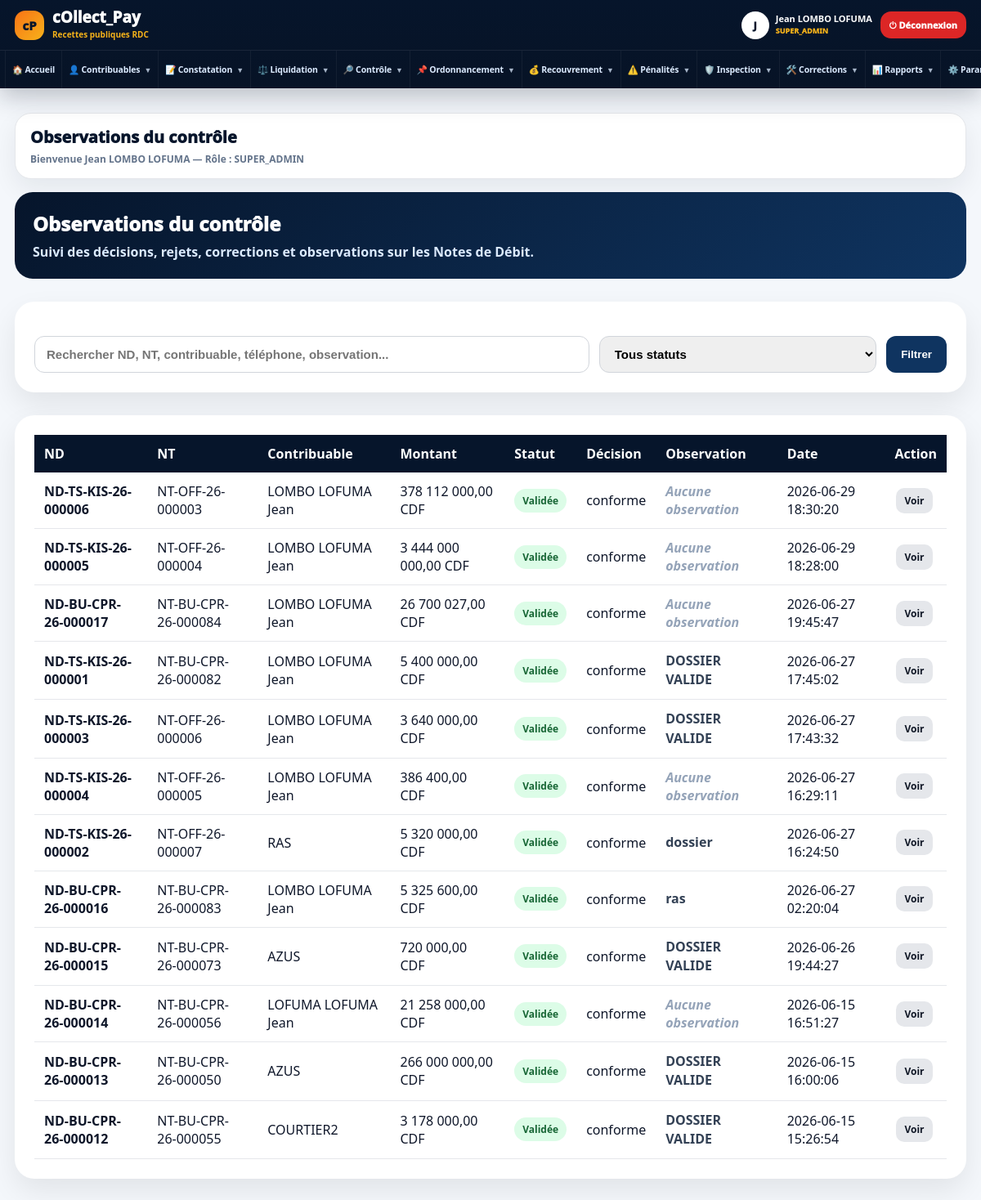
The page /modules/controle/observations.php (signed in) on the database its author committed.
### tables this page shows
CREATE TABLE `notes_debit` (
  `id` int(11) NOT NULL,
  `numero_nd` varchar(80) NOT NULL,
  `note_taxation_id` int(11) DEFAULT NULL,
  `date_liquidation` date DEFAULT NULL,
  `total_exigible` decimal(18,2) DEFAULT 0.00,
  `penalite_assiette` decimal(18,2) DEFAULT 0.00,
  `observation` text DEFAULT NULL,
  `statut` enum('en_controle','validee','rejete') DEFAULT 'en_controle',
  `ordonnancement_effectue` tinyint(1) DEFAULT 0,
  `user_liquidateur_id` int(11) DEFAULT NULL,
  `created_at` timestamp NOT NULL DEFAULT current_timestamp(),
  `decision` enum('conforme','rejetee','corriger') DEFAULT 'conforme',
  `date_validation` datetime DEFAULT NULL,
  `user_validateur_id` int(11) DEFAULT NULL,
  `montant_acte` decimal(18,2) DEFAULT 0.00,
  `montant_frais_admin` decimal(18,2) DEFAULT 0.00,
  `montant_frais_tech` decimal(18,2) DEFAULT 0.00,
  `montant_total` decimal(18,2) DEFAULT 0.00,
  `penalite_recouvrement` decimal(18,2) DEFAULT 0.00
);

CREATE TABLE `notes_taxation` (
  `id` int(11) NOT NULL,
  `numero_nt` varchar(80) NOT NULL,
  `contribuable_id` int(11) NOT NULL,
  `centre_id` int(11) NOT NULL,
  `service_id` int(11) NOT NULL,
  `exercice` int(11) NOT NULL,
  `statut` enum('brouillon','en_attente_liquidation','liquidee','rejetee','annulee') DEFAULT 'brouillon',
  `total_estime` decimal(18,2) DEFAULT 0.00,
  `devise` varchar(10) DEFAULT 'CDF',
  `taux_change` decimal(18,4) DEFAULT 1.0000,
  `user_taxateur_id` int(11) DEFAULT NULL,
  `created_at` timestamp NOT NULL DEFAULT current_timestamp(),
  `montant_acte_total` decimal(18,2) DEFAULT 0.00,
  `montant_frais_admin_total` decimal(18,2) DEFAULT 0.00,
  `montant_frais_tech_total` decimal(18,2) DEFAULT 0.00,
  `penalite_assiette` decimal(18,2) DEFAULT 0.00,
  `penalite_recouvrement` decimal(18,2) DEFAULT 0.00,
  `source_creation` enum('WEB','PWA_OFFLINE','MOBILE','API') DEFAULT 'WEB'
);

CREATE TABLE `contribuables` (
  `id` int(11) NOT NULL,
  `type_personne` enum('physique','morale','etablissement','ong','autres') NOT NULL,
  `raison_sociale` varchar(255) DEFAULT NULL,
  `nom` varchar(150) DEFAULT NULL,
  `postnom` varchar(150) DEFAULT NULL,
  `prenom` varchar(150) DEFAULT NULL,
  `nif` varchar(100) DEFAULT NULL,
  `rccm` varchar(100) DEFAULT NULL,
  `telephone` varchar(50) DEFAULT NULL,
  `email` varchar(150) DEFAULT NULL,
  `adresse` text DEFAULT NULL,
  `ville` varchar(150) DEFAULT NULL,
  `territoire` varchar(150) DEFAULT NULL,
  `province` varchar(150) DEFAULT NULL,
  `actif` tinyint(1) DEFAULT 1,
  `created_at` timestamp NOT NULL DEFAULT current_timestamp(),
  `code_contribuable` varchar(50) DEFAULT NULL,
  `id_national` varchar(100) DEFAULT NULL,
  `telephone_secondaire` varchar(50) DEFAULT NULL,
  `commune` varchar(150) DEFAULT NULL,
  `quartier` varchar(150) DEFAULT NULL,
  `avenue` varchar(150) DEFAULT NULL,
  `numero_parcelle` varchar(50) DEFAULT NULL,
  `latitude` decimal(12,8) DEFAULT NULL,
  `longitude` decimal(12,8) DEFAULT NULL,
  `photo` varchar(255) DEFAULT NULL,
  `statut` enum('actif','suspendu','radie','decede','contentieux') DEFAULT 'actif'
);

### modules/controle/observations.php (the view, shortened to what this page needs)
<?php
require_once "../../auth/check_auth.php";
$search = trim($_GET['search'] ?? '');
$statut = trim($_GET['statut'] ?? '');
$sql = "
    SELECT
        nd.id,
        nd.numero_nd,
        nd.statut,
        nd.decision,
        nd.observation,
        nd.montant_total,
        nd.total_exigible,
        nd.date_validation,
        nd.created_at,
        nt.numero_nt,
        c.raison_sociale,
        c.nom,
        c.postnom,
        c.prenom,
        c.telephone
    FROM notes_debit nd
    JOIN notes_taxation nt ON nd.note_taxation_id = nt.id
    JOIN contribuables c ON nt.contribuable_id = c.id
    WHERE 1=1
";
$params = [];
if ($statut !== '') {
    $sql .= " AND nd.statut = ?";
    $params[] = $statut;
} else {
    $sql .= " AND nd.statut IN ('brouillon','en_controle','validee','rejete')";
}
$sql = str_replace("c.postpostnom", "c.postnom", $sql);
$sql .= "
    ORDER BY
        CASE
            WHEN nd.statut = 'en_controle' THEN 1
            WHEN nd.statut = 'brouillon' THEN 2
            WHEN nd.statut = 'rejete' THEN 3
            WHEN nd.statut = 'validee' THEN 4
            ELSE 5
        END,
        COALESCE(nd.date_validation, nd.created_at) DESC
";
$stmt = $pdo->prepare($sql);
$stmt->execute($params);
$notes = $stmt->fetchAll(PDO::FETCH_ASSOC);
function nomContribuableControleObs(array $c): string
{
    if (!empty($c['raison_sociale'])) {
        return $c['raison_sociale'];
    }
    return trim(($c['nom'] ?? '') . ' ' . ($c['postnom'] ?? '') . ' ' . ($c['prenom'] ?? ''));
}
function badgeStatutControleObs(string $statut): string
{
    $statut = strtolower($statut);
    $map = [
        'brouillon' => ['Brouillon', '#f3f4f6', '#374151'],
        'en_controle' => ['En contrôle', '#dbeafe', '#1e40af'],
        'validee' => ['Validée', '#dcfce7', '#166534'],
        'rejete' => ['Rejetée', '#fee2e2', '#991b1b'],
    ];
    $b = $map[$statut] ?? [strtoupper($statut), '#f3f4f6', '#374151'];
    return '<span class="badge-status" style="background:' . $b[1] . ';color:' . $b[2] . '">' . htmlspecialchars($b[0]) . '</span>';
}
?>
<!DOCTYPE html>
<html lang="fr">
<head>
    <link rel="stylesheet" href="/collect_pay/assets/css/admin.css">
</head>
<body>
<div class="admin-layout">
    <?php require_once "../../includes/sidebar.php"; ?>
    <main class="main-content">
        <?php require_once "../../includes/topbar.php"; ?>
        <div class="obs-header">
            <h2>Observations du contrôle</h2>
            <p>Suivi des décisions, rejets, corrections et observations sur les Notes de Débit.</p>
        </div>
        <div class="panel">
            <form method="GET" class="filter-form">
                <input type="text" name="search"
                       placeholder="Rechercher ND, NT, contribuable, téléphone, observation..."
                       value="<?= htmlspecialchars($search) ?>">
                <select name="statut">
                    <option value="">Tous statuts</option>
                </select>
                <button type="submit">Filtrer</button>
            </form>
        </div>
        <div class="panel">
            <table class="table-premium">
                <tr>
                    <th>ND</th>
                    <th>NT</th>
                    <th>Contribuable</th>
                    <th>Montant</th>
                    <th>Statut</th>
                    <th>Décision</th>
                    <th>Observation</th>
                    <th>Date</th>
                    <th>Action</th>
                </tr>
                <?php foreach ($notes as $n): ?>
                    <tr>
                        <td><strong><?= htmlspecialchars($n['numero_nd']) ?></strong></td>
                        <td><?= htmlspecialchars($n['numero_nt']) ?></td>
                        <td><?= htmlspecialchars(nomContribuableControleObs($n)) ?></td>
                        <td><?= number_format((float)($n['montant_total'] ?: ($n['total_exigible'] ?? 0)), 2, ',', ' ') ?> CDF</td>
                        <td><?= badgeStatutControleObs($n['statut']) ?></td>
                        <td><?= htmlspecialchars($n['decision'] ?? '-') ?></td>
                        <td>
                            <?php if (!empty($n['observation'])): ?>
                                <div class="obs-text"><?= nl2br(htmlspecialchars($n['observation'])) ?></div>
                            <?php else: ?>
                                <span class="obs-empty">Aucune observation</span>
                            <?php endif; ?>
                        </td>
                        <td><?= htmlspecialchars($n['date_validation'] ?: $n['created_at']) ?></td>
                        <td>
                            <a class="btn-action btn-view" href="../liquidation/nd_view.php?numero=<?= urlencode($n['numero_nd']) ?>">Voir</a>
                        </td>
                    </tr>
                <?php endforeach; ?>
            </table>
        </div>
    </main>
</div>
</body>
</html>

### assets/css/admin.css (style rules this page uses)
* { box-sizing: border-box; }
body { margin: 0; font-family: 'Segoe UI', sans-serif; background: #f4f7fb; color: #1f2937; }
.admin-layout { min-height: 100vh; }
.main-content { margin-left: 280px; width: calc(100% - 280px); padding: 28px; transition: all .35s ease; }
.panel { background: white; border-radius: 24px; padding: 24px; margin-top: 28px; box-shadow: 0 15px 35px rgba(0,0,0,.08); }
.table-premium { width: 100%; border-collapse: collapse; }
.table-premium th { background: #06152b; color: white; padding: 12px; text-align: left; }
.table-premium td { padding: 12px; border-bottom: 1px solid #e5e7eb; }
form { display: grid; gap: 14px; }
form input, form select, form textarea { padding: 13px 15px; border: 1px solid #d1d5db; border-radius: 14px; font-size: 15px; width: 100%; }
form button, .btn { background: #0f3460; color: white; border: none; padding: 13px 18px; border-radius: 14px; font-weight: 900; cursor: pointer; text-decoration: none; display: inline-block; }

### modules/controle/observations.php (style rules this page uses)
.obs-header { background:linear-gradient(135deg,#06152b,#0f3460); color:#fff; border-radius:22px; padding:22px; margin-bottom:18px; }
.obs-header h2 { margin:0; font-weight:1000; }
.obs-header p { margin:7px 0 0; color:#dbeafe; font-weight:700; }
.filter-form { display:grid; grid-template-columns:2fr 1fr auto; gap:12px; margin-top:18px; }
.filter-form input, .filter-form select { width:100%; padding:12px 14px; border:1px solid #d1d5db; border-radius:12px; font-weight:800; }
.filter-form button { background:#0f3460; color:white; border:none; border-radius:12px; padding:12px 18px; font-weight:900; cursor:pointer; }
.badge-status { display:inline-block; padding:6px 10px; border-radius:999px; font-weight:900; font-size:12px; }
.obs-text { max-width:420px; white-space:normal; line-height:1.45; color:#334155; font-weight:700; }
.obs-empty { color:#94a3b8; font-style:italic; font-weight:700; }
.btn-action { display:inline-block; padding:7px 10px; border-radius:10px; text-decoration:none; font-weight:900; font-size:12px; margin:2px; }
.btn-view { background:#e5e7eb;color:#111827; }

### includes/sidebar.php (style rules this page uses)
:root { --cp-navy:#06152b;--cp-blue:#0f3460;--cp-gold:#f6b21a;--cp-bg:#f4f7fb;--cp-border:#e5e7eb;--cp-text:#0f172a;--cp-muted:#64748b }
html,body { margin:0!important;padding:0!important;background:var(--cp-bg)!important;font-family:'Segoe UI',Arial,sans-serif!important;color:var(--cp-text)!important;overflow-x:hidden!important }
.admin-layout { min-height:100vh!important;display:block!important }
.main-content,.cp-main,main { margin-left:0!important;width:100%!important;max-width:100%!important;min-height:100vh!important;padding:0 18px 26px!important }

### rows shown on the page
notes_debit: numero_nd "ND-TS-KIS-26-000006", note_taxation.numero_nt "NT-OFF-26-000003", contribuables.raison_sociale "LOMBO LOFUMA Jean", montant_total "378 112 000,00", statut "Validée", decision "conforme", observation "Aucune observation", date_validation "2026-06-29 18:30:20"
notes_debit: numero_nd "ND-TS-KIS-26-000005", note_taxation.numero_nt "NT-OFF-26-000004", contribuables.raison_sociale "LOMBO LOFUMA Jean", montant_total "3 444 000 000,00", statut "Validée", decision "conforme", observation "Aucune observation", date_validation "2026-06-29 18:28:00"
notes_debit: numero_nd "ND-BU-CPR-26-000017", note_taxation.numero_nt "NT-BU-CPR-26-000084", contribuables.raison_sociale "LOMBO LOFUMA Jean", montant_total "26 700 027,00", statut "Validée", decision "conforme", observation "Aucune observation", date_validation "2026-06-27 19:45:47"
notes_debit: numero_nd "ND-TS-KIS-26-000001", note_taxation.numero_nt "NT-BU-CPR-26-000082", contribuables.raison_sociale "LOMBO LOFUMA Jean", montant_total "5 400 000,00", statut "Validée", decision "conforme", observation "DOSSIER VALIDE", date_validation "2026-06-27 17:45:02"
notes_debit: numero_nd "ND-TS-KIS-26-000003", note_taxation.numero_nt "NT-OFF-26-000006", contribuables.raison_sociale "LOMBO LOFUMA Jean", montant_total "3 640 000,00", statut "Validée", decision "conforme", observation "DOSSIER VALIDE", date_validation "2026-06-27 17:43:32"
notes_debit: numero_nd "ND-TS-KIS-26-000004", note_taxation.numero_nt "NT-OFF-26-000005", contribuables.raison_sociale "LOMBO LOFUMA Jean", montant_total "386 400,00", statut "Validée", decision "conforme", observation "Aucune observation", date_validation "2026-06-27 16:29:11"
notes_debit: numero_nd "ND-TS-KIS-26-000002", note_taxation.numero_nt "NT-OFF-26-000007", contribuables.raison_sociale "RAS", montant_total "5 320 000,00", statut "Validée", decision "conforme", observation "dossier", date_validation "2026-06-27 16:24:50"
notes_debit: numero_nd "ND-BU-CPR-26-000016", note_taxation.numero_nt "NT-BU-CPR-26-000083", contribuables.raison_sociale "LOMBO LOFUMA Jean", montant_total "5 325 600,00", statut "Validée", decision "conforme", observation "ras", date_validation "2026-06-27 02:20:04"
notes_debit: numero_nd "ND-BU-CPR-26-000015", note_taxation.numero_nt "NT-BU-CPR-26-000073", contribuables.raison_sociale "AZUS", montant_total "720 000,00", statut "Validée", decision "conforme", observation "DOSSIER VALIDE", date_validation "2026-06-26 19:44:27"
notes_debit: numero_nd "ND-BU-CPR-26-000014", note_taxation.numero_nt "NT-BU-CPR-26-000056", contribuables.nom+postnom+prenom "LOFUMA LOFUMA Jean", montant_total "21 258 000,00", statut "Validée", decision "conforme", observation "Aucune observation", date_validation "2026-06-15 16:51:27"
notes_debit: numero_nd "ND-BU-CPR-26-000013", note_taxation.numero_nt "NT-BU-CPR-26-000050", contribuables.raison_sociale "AZUS", montant_total "266 000 000,00", statut "Validée", decision "conforme", observation "DOSSIER VALIDE", date_validation "2026-06-15 16:00:06"
notes_debit: numero_nd "ND-BU-CPR-26-000012", note_taxation.numero_nt "NT-BU-CPR-26-000055", contribuables.raison_sociale "COURTIER2", montant_total "3 178 000,00", statut "Validée", decision "conforme", observation "DOSSIER VALIDE", date_validation "2026-06-15 15:26:54"

### other values the page prints
substr($nom,0,1) "J"
$nom "Jean LOMBO LOFUMA"
$role "SUPER_ADMIN"
$page_title "Observations du contrôle"
